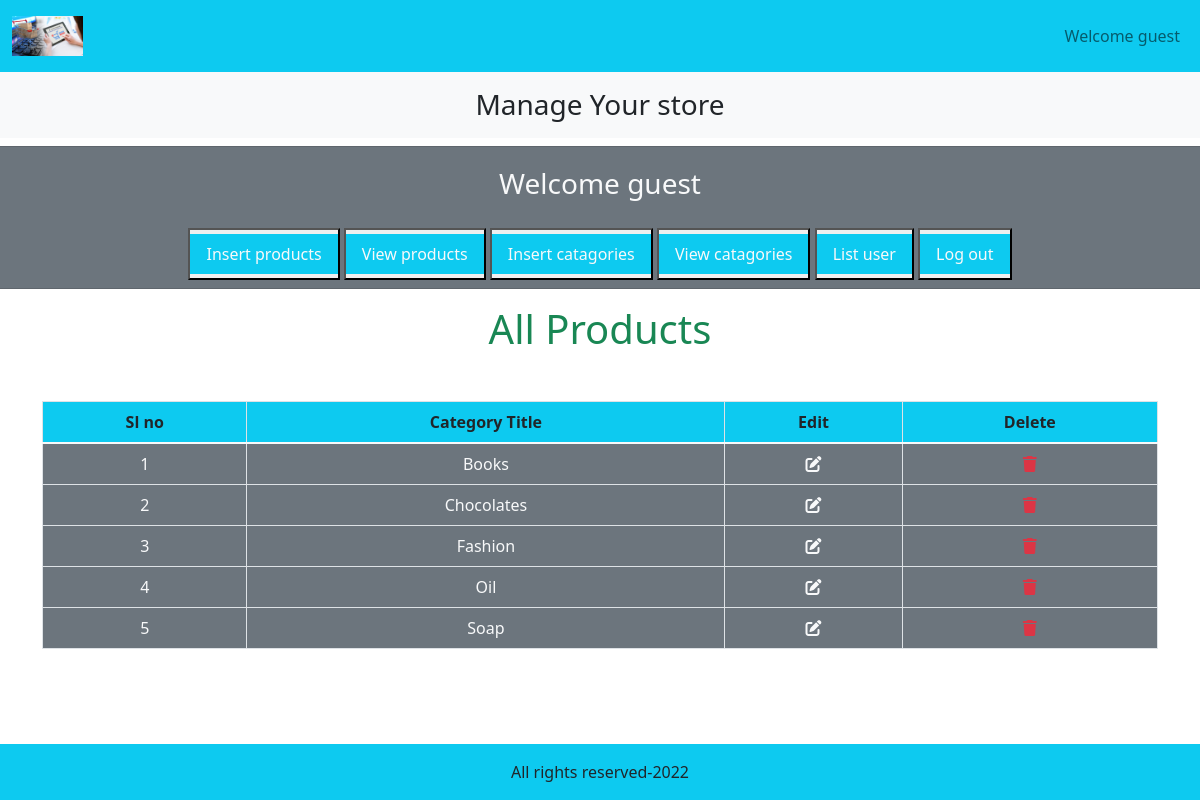
The page /admin/index.php?view_catagory on the database its author committed.
### tables this page shows
CREATE TABLE `catagories` (
  `catagory_id` int(11) NOT NULL,
  `catagory_title` varchar(100) NOT NULL
);

### admin/view_catagory.php (the view)
<h1 class="text-center text-success">All Products</h1>
<table class="table table-bordered mt-5">
    <thead class="bg-info text-center">
        <tr>
            <th>Sl no</th>
            <th>Category Title</th>
            <th>Edit</th>
            <th>Delete</th>
        </tr>
    </thead>
    <tbody class="bg-secondary text-light text-center">
        <?php
        $get_products="Select * from `catagories`";
        $result=mysqli_query($con,$get_products);
        $number=0;
        while($row=mysqli_fetch_assoc($result)){
              $catagory_id=$row['catagory_id'];
              $catagory_title=$row['catagory_title'];
              $number++;
              ?>
              <tr>
              <td><?php echo"$number"?></td>
              <td><?php echo"$catagory_title"?></td>
              <td><a href='index.php?edit_catagory=<?php echo $catagory_id ?>' class='text-light'><i class='fa-solid fa-pen-to-square'></i></a></td>
              <td><a href='index.php?delete_catagory=<?php echo $catagory_id ?>' class='text-danger'><i class='fa-solid fa-trash'></i></a></td>
          </tr>
          <?php
        }
        ?>
    </tbody>
</table>
<br>

### admin/adminstyle.css (style rules this page uses)
* { margin: 0px; padding: 0px; box-sizing: border-box; }

### admin/index.php (style rules this page uses)
body { overflow-x: hidden; }

### rows shown on the page
catagories: catagory_title "Books"
catagories: catagory_title "Chocolates"
catagories: catagory_title "Fashion"
catagories: catagory_title "Oil"
catagories: catagory_title "Soap"
